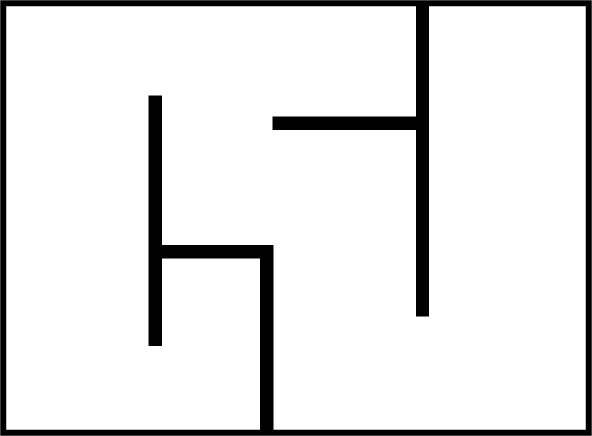
%> input picture RRT_star/maze.bmp, 1184 x 872 px (shown at 1/2 size)
$ octave rrt_star.m   (GNU Octave 9; MATLAB toolbox functions it lacks are replaced by stand-ins)
%> lines starting %> are read from the running program, lines starting %| are printed output that depends on the picture
### RRT_star/CollisionCheck.m
function feasible=CollisionCheck(startPose,goalPose,map)

feasible=true;
%dir=atan2(goalPose(1)-startPose(1),goalPose(2)-startPose(2));
dir = atan2(goalPose(2)-startPose(2),goalPose(1)-startPose(1));
for r = 0:0.5:sqrt(sum((startPose-goalPose).^2))      %以0.5为步长,从startPose开始递增的检查是否有障碍
    %posCheck = startPose + r.*[sin(dir) cos(dir)];      %直线距离增加0.5后的坐标
    posCheck = startPose + r.*[cos(dir) sin(dir)];      %直线距离增加0.5后的坐标

    %将一个小数(x,y)向4个方向取整,确保该点没有触碰障碍
    if ~(FeasiblePoint(ceil(posCheck),map) && FeasiblePoint(floor(posCheck),map) ...
        && FeasiblePoint([ceil(posCheck(1)) floor(posCheck(2))],map) ...
        && FeasiblePoint([floor(posCheck(1)) ceil(posCheck(2))],map))
        feasible = false;
        break;
    end
    if ~FeasiblePoint([floor(goalPose(1)),ceil(goalPose(2))],map)
        feasible = false;
    end

end

function feasible = FeasiblePoint(point,map)
feasible = true;
if ~(point(1)>=1 && point(1)<=size(map,2) && point(2)>=1 ...
    && point(2)<=size(map,1) && map(point(2),point(1))==255)
    feasible = false;   %有障碍
end

### RRT_star/rrt_star.m
clear tree* v* x* y* path tFindPath tEnd point;
%% 参数初始化
% [4 lines of commented-out code are left out]
point.init=[100,700];%maze
point.goal=[1000,100];%maze
point.goalThreshold=30;   % 设置目标点阈值
delta=30;           % 拓展步长
rNear=80;           % rewire半径范围
maxIterations=5000; % 最大迭代次数
% optimalPathCost=1461;%frame
% optimalPathCost=691;%squares
% optimalPathCost=1923;%maze


%   全局变量，方便记录数据
global countTime;
countTime=0;
global tFindPath;
global path;
path.findPath = 0;
path.pos = [];
path.cost=0;

global tEnd;
tEnd=0;

%% 树初始化：T是树，v是节点
tree.v(1).x=point.init(1);     % 起始节点加入tree中
tree.v(1).y=point.init(2);
tree.v(1).xPre=point.init(1);  % 起点的父节点是本身
tree.v(1).yPre=point.init(2);
tree.v(1).totalCost=0;
tree.v(1).indexPre=0;
countV=1;                           %tree中节点的数量
% optimalPathCost=1870;%maze
% optimalPathCost=1100;%simple
optimalPathCost=1460;

%% 导入地图

mapRgb = imread('maze.bmp');
%> mapRgb is the input picture: size 872x1184x3 uint8; min 0, max 255, mean 230
map = rgb2gray(mapRgb);
CheckParameters(point.init,point.goal,map);
figure(1);
imshow(map);
% title('Quick RRT Star (Rapidly-Exploring Random Trees)');
[yLength,xLength]=size(map);        % 地图的高和宽
%> yLength = 872; xLength = 1184
hold on
plot(point.init(1), point.init(2), 'mo', 'MarkerSize',10, 'MarkerFaceColor','m');   % 绘制起点和目标点
plot(point.goal(1), point.goal(2), 'go', 'MarkerSize',10, 'MarkerFaceColor','g');
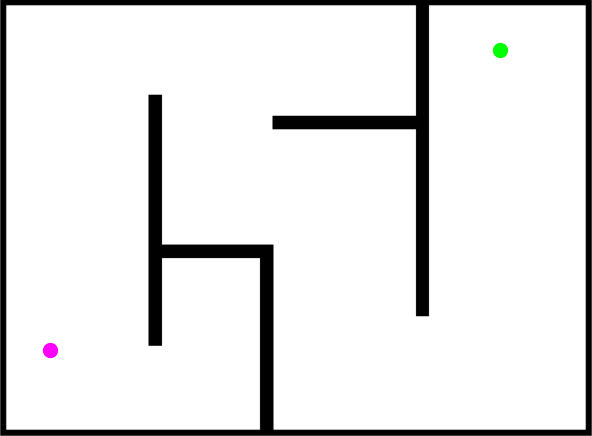
%> figure redrawn from the program's plot data; shown at 1/2 size

tic;
tic;
%% 构建树
for iter=1:maxIterations
    % Step 1: 在地图中随机采样一个点vRand (Sample)
    vRand=[unifrnd(0,xLength),unifrnd(0,yLength)];
%> vRand = [999.8 660.9]

    % Step 2: 遍历树，从树中找到最近邻近点vNear (Near)
    minDist=sqrt((vRand(1) - tree.v(1).x)^2 + (vRand(2) - tree.v(1).y)^2);
%> minDist = 900.6
    minIndex=1;
    for i=2:size(tree.v,2)          % tree.v按行向量存储，size(tree.v,2)获得节点总数
        tmpDist=sqrt((vRand(1) - tree.v(i).x)^2 + (vRand(2) - tree.v(i).y)^2);   %两节点间距离
        if tmpDist<minDist
            minDist=tmpDist;
            minIndex=i;
        end
    end
%> after the loop, minIndex = 1

    % 找到当前树中离vRand最近的节点
    vNear=[tree.v(minIndex).x, tree.v(minIndex).y];
%> vNear = [100 700]
    % 临时父节点的索引
    tmpParent=minIndex;
%> tmpParent = 1
    % 临时累计代价
    tmpCost = delta + tree.v(minIndex).totalCost;
%> tmpCost = 30

    % Step 3: 扩展得到vNew节点 (Steer)
    theta = atan2((vRand(2) - vNear(2)),(vRand(1) - vNear(1)));
%> theta = -0.0434
    vNew=[vNear(1)+cos(theta)*delta,vNear(2)+sin(theta)*delta];
%> vNew = [130 698.7]

    % 检查节点是否是collision-free
    if ~CollisionCheck(vNear,vNew,map)
%> after the loop in CollisionCheck, `for r = 0:0.5:sqrt(sum((startPose-goalPose).^2))`: feasible = true
        continue;   %有障碍物
    end

    % Step 4: 在以vNew为圆心,半径为R的圆内搜索节点 (rNear)
    disToNewList = [];    % 每次循环要把队列清空
%> disToNewList = []
    nearIndexList = [];
    for index_near = 1:countV
        disToNew = sqrt((vNew(1) - tree.v(index_near).x)^2 + (vNew(2) - tree.v(index_near).y)^2);
        if(disToNew < rNear)    % 满足条件:欧氏距离小于rNear
            disToNewList = [disToNewList disToNew];     % 满足条件的所有节点到vNew的cost
            nearIndexList = [nearIndexList index_near];     % 满足条件的所有节点基于树T的索引
        end
    end
%> this loop made 1 pass
%> disToNewList on pass 1: 30
%> after the loop, nearIndexList = 1

    % Step 5: 选择vNew的父节点,使vNew的累计cost最小 (ChooseParent)
    for cost_index = 1:length(nearIndexList)    % cost_index是基于disToNewList的索引,不是整棵树的索引
        costToNew = disToNewList(cost_index) + tree.v(nearIndexList(cost_index)).totalCost;
%> costToNew = 30
        if(costToNew < tmpCost)    % tmpCost为通过minDist节点的路径的cost
            x_mincost(1) = tree.v(nearIndexList(cost_index)).x;     % 符合剪枝条件节点的坐标
            x_mincost(2) = tree.v(nearIndexList(cost_index)).y;
            if ~CollisionCheck(x_mincost,vNew,map)
            	continue;   %有障碍物
            end
        	tmpCost = costToNew;
        	tmpParent = nearIndexList(cost_index);
        end
    end

    %Step 6: 将vNew插入树tree (AddNodeEdge)
    countV = countV+1;    %最新节点的索引

    tree.v(countV).x = vNew(1);
    tree.v(countV).y = vNew(2);
    tree.v(countV).xPre = tree.v(tmpParent).x;
    tree.v(countV).yPre = tree.v(tmpParent).y;
    tree.v(countV).totalCost = tmpCost;
    tree.v(countV).indexPre = tmpParent;     %其父节点xNear的index

    % Step 7: 剪枝 (rewire)
    for rewire_index = 1:length(nearIndexList)
        if(nearIndexList(rewire_index) ~= tmpParent)    % 若不是之前计算的最小cost的节点
            newCost = tmpCost + disToNewList(rewire_index);    % 计算vNearby经过vNear再到起点的代价
            if(newCost < tree.v(nearIndexList(rewire_index)).totalCost)    % 需要剪枝
                x_neib(1) = tree.v(nearIndexList(rewire_index)).x;     % 符合剪枝条件节点的坐标
                x_neib(2) = tree.v(nearIndexList(rewire_index)).y;
                if ~CollisionCheck(x_neib,vNew,map)
                    continue;   %有障碍物
                end
                tree.v(nearIndexList(rewire_index)).xPre = vNew(1);      % 对该neighbor信息进行更新
                tree.v(nearIndexList(rewire_index)).yPre = vNew(2);
                tree.v(nearIndexList(rewire_index)).totalCost = newCost;
                tree.v(nearIndexList(rewire_index)).indexPre = countV;       % vNew的索引
            end
        end
    end

    %Step 8:检查是否到达目标点附近
    disToGoal = sqrt((vNew(1) - point.goal(1))^2 + (vNew(2) - point.goal(2))^2);
%> disToGoal = 1056.1
    if(disToGoal < point.goalThreshold&&~path.findPath )    % 找到目标点，此条件只进入一次
        path.findPath = 1;
        tFindPath=toc;
        countV = countV+1;    %手动将Goal加入到树中
        indexGoal = countV;
        tree.v(countV).x = point.goal(1);
        tree.v(countV).y = point.goal(2);
        tree.v(countV).xPre = vNew(1);
        tree.v(countV).yPre = vNew(2);
        tree.v(countV).totalCost = tree.v(countV - 1).totalCost + disToGoal;
        tree.v(countV).indexPre = countV - 1;     %其父节点x_near的index
        path.cost=tree.v(indexGoal).totalCost;
    end

%     if path.findPath==1&&tree.v(indexGoal).totalCost<=optimalPathCost
    if path.findPath==1
        path.pos=FillPath(point.goal,indexGoal,tree);
    end
%         break;
%     end
end
tEnd=toc;
%%  显示树和路径
for index_tree=length(tree.v):-1:1
    plot([tree.v(index_tree).xPre, tree.v(index_tree).x], [tree.v(index_tree).yPre, tree.v(index_tree).y], 'b', 'Linewidth', 1);
%     plot(tree.v(index_tree).x, tree.v(index_tree).y, 'ko', 'MarkerSize', 4, 'MarkerFaceColor','k');
end

tmpPath=FillPath(point.goal,indexGoal,tree);
path.pos=tmpPath.pos;
for j = 2:length(path.pos)
    plot([path.pos(j).x; path.pos(j-1).x;], [path.pos(j).y; path.pos(j-1).y], 'r', 'Linewidth', 6);
end

%%  子函数
function CheckParameters(start,goal,map)
    if ~(start(1)>=1 && start(1)<=size(map,2) && start(2)>=1 ...
        && start(2)<=size(map,1) && map(start(2),start(1))==255)
            error('start point should be in the map');
    end
    if ~(goal(1)>=1 && goal(1)<=size(map,2) && goal(2)>=1 ...
        && goal(2)<=size(map,1) && map(goal(2),goal(1))==255)
            error('goal point should be in the map');
    end
end
